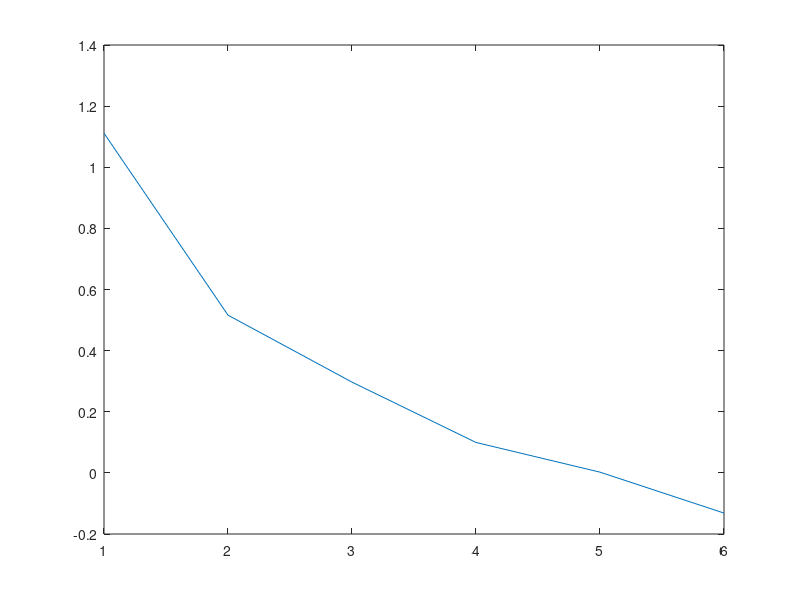
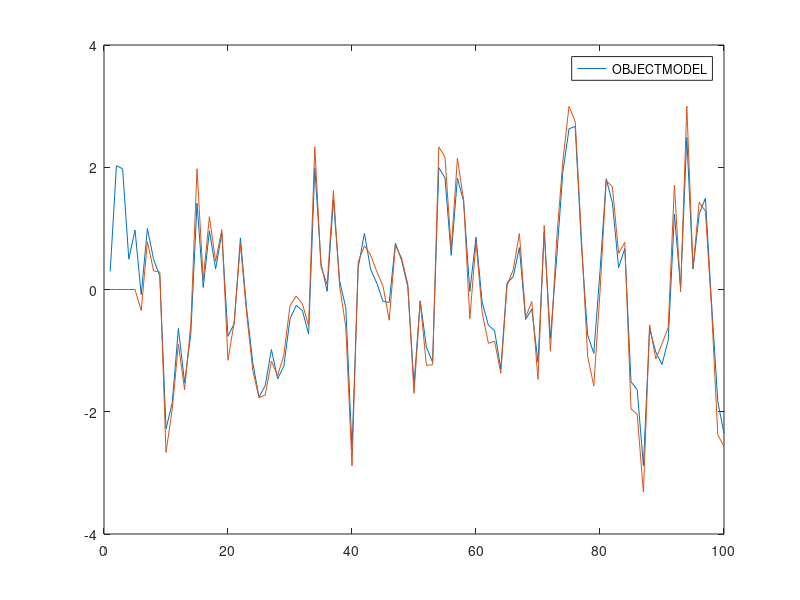

Recreate these plots in MATLAB, in order.
clear all;
close all;
rng(241502);

N = 100;
U = zeros(1,N);
Y = zeros(1,N);
a = 0.5;

% SIMULATION
U(1) = randn();
Y(1) = a * 0 + U(1);
for n = 2:N
    U(n) = randn();
    %U(n) = sin(deg2rad(n))/2+randn();
    Y(n) = a * Y(n-1) + U(n);
end

% IDENTYFICATION
S = 5;
gamma = zeros(1,S);
for i = 0:S
    sum = 0;
    for n = 1:N-i
        sum = sum + U(n) * Y(n+i);
    end
    gamma(i+1) = 1/(N-i)*sum;
end

% ESTIMATED MODEL
Y_ = zeros(1,N);
for n = S+1:N
    y_ = 0;
    for i = 0:S
        y_ = y_ + gamma(i+1)*U(n-i);
    end
    Y_(n) = y_;
end

figure(1)
plot(gamma)
figure(2)
plot(Y)
hold on
plot(Y_)
legend(["OBJECT","MODEL"])
